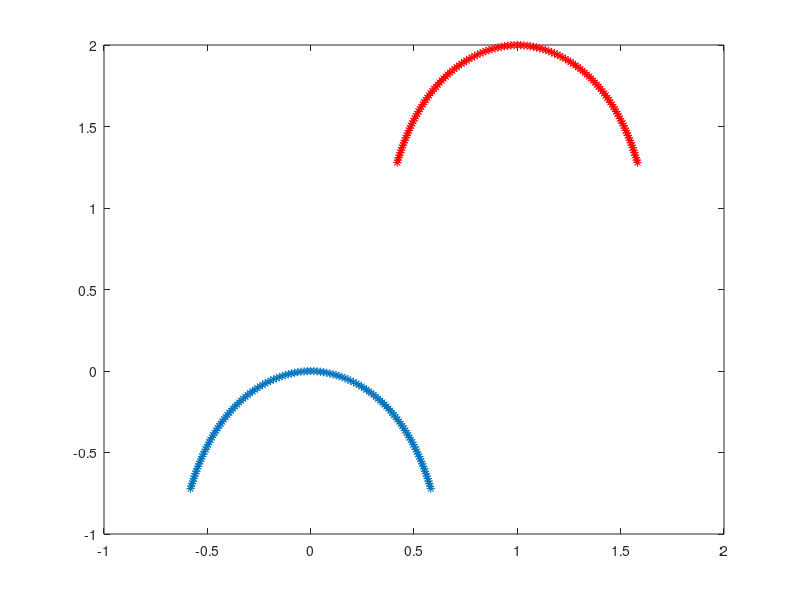

Write the MATLAB code that produced this figure.
%-------------------------------------------------------------------------------------------------------------------%
%
% IB2d is an Immersed Boundary Code (IB) for solving fully coupled non-linear 
% 	fluid-structure interaction models. This version of the code is based off of
%	Peskin's Immersed Boundary Method Paper in Acta Numerica, 2002.
%
% Author: Nicholas A. Battista
% Email:  nick.battista@unc.edu
% Date Created: May 27th, 2015
% Institution: UNC-CH
%
% This code is capable of creating Lagrangian Structures using:
% 	1. Springs
% 	2. Beams (*torsional springs)
% 	3. Target Points
%	4. Muscle-Model (combined Force-Length-Velocity model, "HIll+(Length-Tension)")
%
% One is able to update those Lagrangian Structure parameters, e.g., spring constants, resting %%	lengths, etc
% 
% There are a number of built in Examples, mostly used for teaching purposes. 
% 
% If you would like us to add a specific muscle model, please let Nick (nick.battista@unc.edu) know.
%
%--------------------------------------------------------------------------------------------------------------------%


%%%%%%%%%%%%%%%%%%%%%%%%%%%%%%%%%%%%%%%%%%%%%%%%%%%%%%%%%%%%%%%%%%%%%%%%%%%%%%%%
%
% FUNCTION: creates the JELLYFISH-EXAMPLE geometry and prints associated input files
%
%%%%%%%%%%%%%%%%%%%%%%%%%%%%%%%%%%%%%%%%%%%%%%%%%%%%%%%%%%%%%%%%%%%%%%%%%%%%%%%%

function Jellyfish_Geometry()

% FLUID GRID PARAMETERS %
L = 8;                              % Length of computational domain (m)
N = 256;                            % # of Cartesian grid meshwidths
dx = L/N;                           % Cartesian mesh width (m)
ds = L/(2.0*N);                     % Ideal Lagrangian spacing (m)

% Construct Geometry
[xLag,yLag,ds] = give_Me_Immsersed_Boundary_Geometry(N,L);
plot(xLag,yLag,'*'); hold on;

% Translate Geometry
xLag = xLag + L/8;
yLag = yLag + L/4;
plot(xLag,yLag,'r*'); hold on;
  
% NAMING CONVENTION FOR SIMULATION 
struct_name = 'jelly';      % structure name


%
% PRINT INPUT FILES (.vertex, .spring, .beam, etc) %
%

% print vertices
print_Lagrangian_Vertices(xLag,yLag,struct_name);

% print springs
k_Spring = 500*1.2750000000000000e+07; %500   % spring constant (Newton) dt=2.5e-6
print_Lagrangian_Springs(xLag,yLag,k_Spring,ds,struct_name);

% print beams
k_Beam = 1.0363359375000002e+13;  %100 % beam stiffness constant (Newton m^2) %5.1816796875000010e+12
print_Lagrangian_nonInv_Beams(xLag,yLag,k_Beam,struct_name);




%%%%%%%%%%%%%%%%%%%%%%%%%%%%%%%%%%%%%%%%%%%%%%%%%%%%%%%%%%%%%%%%%%%%%%%%
%
% FUNCTION: prints VERTEX points to a file called rubberband.vertex
%
%%%%%%%%%%%%%%%%%%%%%%%%%%%%%%%%%%%%%%%%%%%%%%%%%%%%%%%%%%%%%%%%%%%%%%%%

function print_Lagrangian_Vertices(xLag,yLag,struct_name)

    N = length(xLag);

    vertex_fid = fopen([struct_name '.vertex'], 'w');

    fprintf(vertex_fid, '%d\n', N );

    %Loops over all Lagrangian Pts.
    for s = 1:N
        X_v = xLag(s);
        Y_v = yLag(s);
        fprintf(vertex_fid, '%1.16e %1.16e\n', X_v, Y_v);
    end

    fclose(vertex_fid); 

    
%%%%%%%%%%%%%%%%%%%%%%%%%%%%%%%%%%%%%%%%%%%%%%%%%%%%%%%%%%%%%%%%%%%%%%%%
%
% FUNCTION: prints SPRING points to a file called rubberband.spring
%
%%%%%%%%%%%%%%%%%%%%%%%%%%%%%%%%%%%%%%%%%%%%%%%%%%%%%%%%%%%%%%%%%%%%%%%%

function print_Lagrangian_Springs(xLag,yLag,k_Spring,ds_Rest,struct_name)

    N = length(xLag);

    spring_fid = fopen([struct_name '.spring'], 'w');

    fprintf(spring_fid, '%d\n', N-1 );

    %spring_force = kappa_spring*ds/(ds^2);

    % SPRINGS BETWEEN VERTICES ON RHS
    for s = 1:ceil(N/2)
            if s <= floor(N/2)
                x1 = xLag(s); x2 = xLag(s+1);
                y1 = yLag(s); y2 = yLag(s+1);
                ds = sqrt( (x1-x2)^2 + (y1-y2)^2 );
                fprintf(spring_fid, '%d %d %1.16e %1.16e\n', s, s+1, k_Spring, ds);  
            elseif s == ceil(N/2)
                x1 = xLag(1); x2 = xLag( ceil(N/2)+1 );
                y1 = yLag(1); y2 = yLag( ceil(N/2)+1 );
                ds = sqrt( (x1-x2)^2 + (y1-y2)^2 );
                fprintf(spring_fid, '%d %d %1.16e %1.16e\n', 1, ceil(N/2)+1, k_Spring, ds);  
            end
    end
    
    % SPRINGS BETWEEN VERTICES ON LHS
    for s=1:floor(N/2)-1
                s1 = ceil(N/2)+s;
                s2 = ceil(N/2)+s+1;
                x1 = xLag(s1); x2 = xLag(s2);
                y1 = yLag(s1); y2 = yLag(s2);
                ds = sqrt( (x1-x2)^2 + (y1-y2)^2 );
                fprintf(spring_fid, '%d %d %1.16e %1.16e\n', s1, s2, k_Spring, ds);  
    end
    fclose(spring_fid); 
    
 
%%%%%%%%%%%%%%%%%%%%%%%%%%%%%%%%%%%%%%%%%%%%%%%%%%%%%%%%%%%%%%%%%%%%%%%%%%%%%%%%%%%%%
%
% FUNCTION: prints BEAM (NON-INVARIANT) points to a file called rubberband.nonInv_beam
%
%%%%%%%%%%%%%%%%%%%%%%%%%%%%%%%%%%%%%%%%%%%%%%%%%%%%%%%%%%%%%%%%%%%%%%%%%%%%%%%%%%%%%

function print_Lagrangian_nonInv_Beams(xLag,yLag,k_Beam,struct_name)

    % k_Beam: beam stiffness
    % Cx/Cy:  beam curvatures in x/y respestively
    
    N = length(xLag); % NOTE: Total number of beams = Number of Total Lag Pts. - 2

    beam_fid = fopen([struct_name '.nonInv_beam'], 'w');

    fprintf(beam_fid, '%d\n', N-2 );

    % beam_force = kappa_beam*ds/(ds^4)
    
    %BEAMS BETWEEN VERTICES ON RHS
    for s = 1:ceil(N/2)+1
            if s <= floor(N/2)-1  
                Cx = xLag(s) - 2*xLag(s+1) + xLag(s+2);
                Cy = yLag(s) - 2*yLag(s+1) + yLag(s+2);
                fprintf(beam_fid, '%d %d %d %1.16e %1.16e %1.16e\n', s,s+1,s+2, k_Beam, Cx, Cy);  
            elseif s == ceil(N/2)
                Cx = xLag(ceil(N/2)+1) - 2*xLag(1) + xLag(2);
                Cy = yLag(ceil(N/2)+1) - 2*yLag(1) + yLag(2);
                fprintf(beam_fid, '%d %d %d %1.16e %1.16e %1.16e\n', ceil(N/2)+1,1,2, k_Beam, Cx,Cy);  
            elseif s == ceil(N/2)+1
                Cx = xLag(ceil(N/2)+2) - 2*xLag( ceil(N/2)+1 ) + xLag(1);
                Cy = yLag(ceil(N/2)+2) - 2*yLag( ceil(N/2)+1 ) + yLag(1);
                fprintf(beam_fid, '%d %d %d %1.16e %1.16e %1.16e\n', ceil(N/2)+2,ceil(N/2)+1,1, k_Beam, Cx,Cy);  
            end
    end
    
    % BEAMS BETWEEN VERTICES ON LHS
    for s=1:floor(N/2)-2
                s1 = ceil(N/2)+s;
                s2 = ceil(N/2)+s+1;
                s3 = ceil(N/2)+s+2;
                Cx = xLag(s3) - 2*xLag(s2) + xLag(s1);
                Cy = yLag(s3) - 2*yLag(s2) + yLag(s1);
                fprintf(beam_fid, '%d %d %d %1.16e %1.16e %1.16e\n', s3, s2, s1, k_Beam, Cx, Cy);  
    end
    fclose(beam_fid); 
    

%%%%%%%%%%%%%%%%%%%%%%%%%%%%%%%%%%%%%%%%%%%%%%%%%%%%%%%%%%%%%%%%%%%%%%%%
%
% FUNCTION: creates the Lagrangian structure geometry
%
%%%%%%%%%%%%%%%%%%%%%%%%%%%%%%%%%%%%%%%%%%%%%%%%%%%%%%%%%%%%%%%%%%%%%%%%

function [xLag,yLag,ds] = give_Me_Immsersed_Boundary_Geometry(N,L)


% JELLYFISH GEOMETRY PARAMETERS %

bell_length = 2;                    % bell length (m)
npts_bell = ceil(2.0*(bell_length/L)*N); % number of points along the length of the entire bell
npts_circ = 1;                    %number of points along the circumference (=1 for 2D)
npts = npts_bell*npts_circ;	      % total number points 
ds = bell_length/(npts_bell-1);   % mesh spacing along the length of bell (m)
Zs = 0;                          %distance to top of bell (m)
xb = zeros(npts);                 %holds resting positions to calculate curvatures
zb=zeros(npts);                   %holds resting positions to calculate curvatures

% Values to describe bell shape given in Alben, Peng and Miller %
betao = 0.5;
betam = 0.3;
to = 0.5;
t=0;
gamma = 1;

% Starting values
z = Zs;
r = 0;
x = 0;

% center line of jelly
xLag(1) = x;
yLag(1) = z;
zl=z;
rl=r;

%right side of bell
for s = 1:(ceil(npts_bell/2)-1)
    beta = betao+(betam-betao)*(t/to)^gamma;
    theta = -1.55*(1-exp(-(s)*ds/beta));
    z = zl + ds*sin(theta);
    r = rl + ds*cos(theta);
    x = r;
    zl=z;
    rl=r;
    xLag(s+1)=x;
    yLag(s+1)=z;
   %fprintf(vertex_fid, '%1.16e %1.16e\n', x, z);
end


% reinitialize values for centerline
z = Zs;
r = 0;
zl=z;
rl=r;


%left side of bell
for s = (ceil(npts_bell/2)):npts_bell-2
    s2=s-(ceil(npts_bell/2)-1);
    beta = betao+(betam-betao)*(t/to)^gamma;
    theta = -1.55*(1-exp(-(s2)*ds/beta));
    z = zl + ds*sin(theta);
    r = rl + ds*cos(theta);
    x = -1*r;
    zl=z;
    rl=r;
    xLag(s+1)=x;
    yLag(s+1)=z;
   %fprintf(vertex_fid, '%1.16e %1.16e\n', x, z);
end


% 
% %%%%%%%%%%%%%%%%%%%%%%%%%%%%%%%%%%%%%%%%%%%%%%%%%%%%%%%%%%%%%%%%%%%%%%%%%%%%%%%%
% 
% % Write out the beam information
%  beam_fid = fopen([mesh_name num2str(N) '.beam'], 'w');
%  
%  fprintf(beam_fid, '%d\n', npts-3);
%  
%  %right side of bell
%  for q = 0:npts_circ-1
%  for s = 0:(ceil(npts_bell/2)-3)
%     C1 = xb(s+1)+xb(s+3)-2*xb(s+2); 
%     C2 = zb(s+1)+zb(s+3)-2*zb(s+2); 
%     fprintf(beam_fid, '%d %d %d %1.16e %1.16e %1.16e\n', q*npts_circ+s, q*npts_circ+s+1, q*npts_circ+s+2, kappa_beam*ds/(ds^4), C1, C2);
%  end
%  
%  %top of bell
%     s=ceil(npts_bell/2);
%     C1 = xb(s+1)+xb(2)-2*xb(1); 
%     C2 = zb(s+1)+zb(2)-2*zb(1); 
%     fprintf(beam_fid, '%d %d %d %1.16e %1.16e %1.16e\n', q*npts_circ+s, q*npts_circ+0, q*npts_circ+1, kappa_beam*ds/(ds^4), C1, C2);
%     s=ceil(npts_bell/2)+1;
%     C1 = xb(s+1)+xb(1)-2*xb(s); 
%     C2 = zb(s+1)+zb(1)-2*zb(s); 
%     fprintf(beam_fid, '%d %d %d %1.16e %1.16e %1.16e\n', q*npts_circ+s, q*npts_circ+s-1, q*npts_circ+0, kappa_beam*ds/(ds^4), C1, C2);
%  
%  %left side of bell   
%  for s = ceil((npts_bell/2)+2):npts_bell-2
%     C1 = xb(s+1)+xb(s-1)-2*xb(s); 
%     C2 = zb(s+1)+zb(s-1)-2*zb(s); 
%     fprintf(beam_fid, '%d %d %d %1.16e %1.16e %1.16e\n', q*npts_circ+s, q*npts_circ+s-1, q*npts_circ+s-2, kappa_beam*ds/(ds^4), C1, C2);
%  end
%  end
% % 
% % 
%  fclose(beam_fid);
% 
